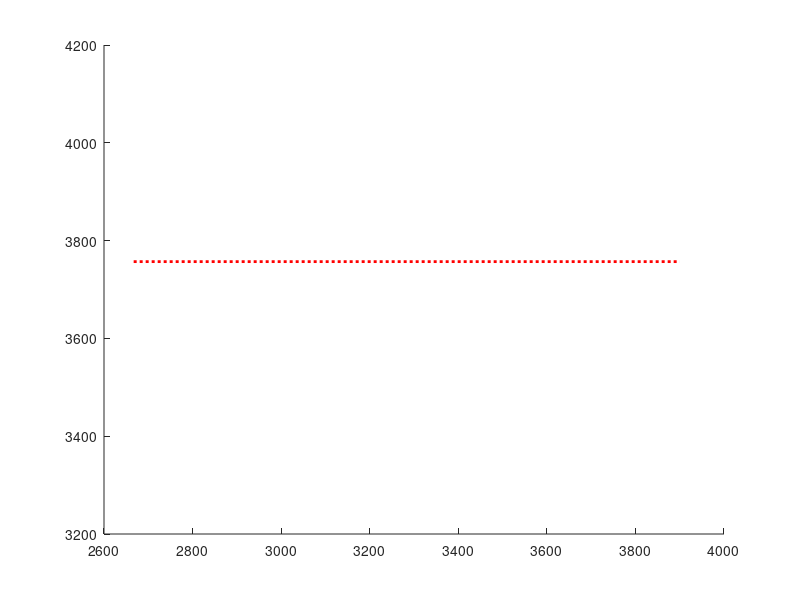

The MATLAB source for this figure: (Note: this script raises an error after producing the figure.)
% graphsdeep

disp('In graphsdeep')

%%

% %% Cumulate density profiles
% % Figures 1, 2, 3 also appear in MOFlow1 so density can be plotted before mineral recalculation that occurs in sortandinvert.m
% % figure(1);title(['Density with depth for model:  ', name]); hold on; plot(D(1:marker2),r(1:marker2)/1000,'y'); xlabel('density at P and solidus temperature [kg/m3]'); ylabel('radius, km');
% %figure(2);title(['Reference density with depth for model:  ', name]); hold on; plot(Do(1:marker),r(1:marker)/1000,'y'); xlabel('density at 1 atm and 1 deg C [kg/m3]'); ylabel('radius, km');
figure(3); %title(['Reference density with depth pre- and post-overturn for model:  ', name]); 
    hold on; 
%     plot(Dsol(1:marker2), r(1:marker2)/1000,'y',...
%         Dsolinv, rinv/1000, 'k'); 
    fig3plot = linspace(2667, 3900, 24);
    plot([2667, 3900], [3757 3757], 'r:', 'LineWidth', 2)
    %line([2667, 3900], 3757);
    plot(Dsol, r./1000, 'b--', 'LineWidth', 2)
    plot(Dsolinv, rinv./1000, 'k-.', 'LineWidth', 2); % 

    legend(...
        'Depth of Deep Dense Layer',...
        'Pre-overturn density',...
        'Post-overturn density', 'Location', 'Best')
    
    %line([2667 3900], [3757 3757]);
    
    xlabel('density (kg/m^3)'); 
    ylabel('radius (km)');    
    print -depsc 'plots/densityWithDepth.eps'
    
%     %%
% %     
% %  figure(4); title(['Phase densities for model:  ', name]); hold on; axis([2500 6500 CMB/1000 R/1000]); plot(perov, r/1000, magnesio, r/1000, bet, r/1000, gam, r/1000, maj, r/1000, stish, r/1000, cpyrox, r/1000, opyrox, r/1000, gar, r/1000, spi, r/1000, plag, r/1000, oliv, r/1000, iliq, r/1000); 
% %      legend('perovskite', 'magnesiowustite', 'beta', 'gamma', 'majorite', 'stishovite', 'cpx', 'opx', 'garnet', 'spinel', 'plagioclase', 'olivine', 'int liq', 0); xlabel('Density [kg/m3]'); ylabel('radius, km'); zoom on;
% % % figure(5); title(['Phase densities for model:  ', name]); axis ij; hold on; plot(perov, P, magnesio, P, bet, P, gam, P, maj, P, stish, P, cpyrox, P, opyrox, P, gar, P, spi, P, plag, P, oliv, P, iliq, P); 
% % %     legend('perovskite', 'magnesiowustite', 'beta', 'gamma', 'majorite', 'stishovite', 'cpx', 'opx', 'garnet', 'spinel', 'plagioclase', 'olivine', 'int liq', 0); xlabel('Density [kg/m3]'); ylabel('Pressure [GPa]'); zoom on; %axis([2000 4500 5400 6400]);
% % %figure(5); title(['Solidus density with depth for overturned model']);  hold on;
% % %    plot(Dsolinv,rinv/1000, 'r',Dinv,rinv/1000, 'y', Doinv,rinv/1000, 'k'); xlabel('density [kg/m3]'); ylabel('radius, km'); legend('Density at 1 atm, solidus','Density at P, solidus','Density at 1 atm, 1 deg',0);
%  
% 
% % %% Temperatures and pressures
% % % figure(6); title(['temperature evolutions [C] for: ', name]); hold on; plot(time/3.1536e13, Tsurf, 'r-', time/3.1536e13, Tsolid, 'b-'); legend('surface temp','interior temp',0); xlabel('time [Ma]')
% % %%    figure(7); title(['temperature evolutions [C] for: ', name]); hold on; plot(Tsurffig, R/1000, 'ro', Tsolidfig, rfig/1000, 'bx', Tsolid(1) - adiabslope*(rfig - (R-RM)), rfig/1000, 'k-'); legend('surface temp','temp at top of solid','adiabat',0); ylabel('radius [km]')
% %  figure(8); title(['Temperature with depth for overturned model']);  hold on;
% %      plot(Tinv,rinv/1000, 'r', CorrectedTinv,rinv/1000, 'g', Tsolid, r/1000, 'k:'); xlabel('temperature [C]'); ylabel('radius, km'); legend('Inverted temperature','Adiabatically corrected','solidus',0);
% % %    print -depsc 'plots/temperatureWithDepth.eps'
% % %   plot(Tinv,rinv/1000, 'r', CorrectedTinv,rinv/1000, 'g', solidus, rinv/1000, 'k:'); xlabel('temperature [C]'); ylabel('radius, km'); legend('Inverted temperature','Adiabatically corrected','solidus',0);
% % figure(9); title(['Pressure vs r for model:  ', name]); hold on; plot(P,r/1000, 'r'); xlabel('Pressure [GPa]'); ylabel('radius, km');
% % %%    figure(9); title(['temperature evolutions [C] for: ', name]); hold on; plot(Tsurf, Patm*10^-5, 'r-'); legend('surface temp',0); xlabel('Surface T [C]'); ylabel('Patm [bar]')
% % %%    figure(10); title(['temperature evolutions [C] for: ', name]); hold on; plot(Tsurf, log10(HPatm*10^-5), 'r-'); legend('surface temp',0); xlabel('Surface T [C]'); ylabel('log10(HPatm) [bar]')
% 
% % Flux, emissivity, solidification rate, viscous boundary layer
% %figure(10); title(['log(10)planetary heat flux [W/m^2] for: ', name]); hold on; plot(time/3.1536e13, log10(flux), 'g-'); xlabel('time [Ma]'); %axis([0 1.2 0.5 4])
% %figure(11); title(['log(10)emissivity for: ', name]); hold on; plot(time/3.1536e13, log10(emiss), 'm-'); xlabel('time [Ma]')
% %figure(12); title(['Convective velocity [m/year] for: ', name]); hold on; plot(time/3.1536e13, veloc*3.1536e7, 'r-'); xlabel('time [Ma]')
% %figure(12); title(['Atmospheric water partial pressure vs tau*: ', name]); hold on; plot(HPatm, taustarw, 'k-'); xlabel('Pressure [Pa]'); ylabel('Tau star')
% %figure(13); title(['Viscous boundary layer [m] for: ', name]); hold on; plot(time/3.1536e13, delt, 'r-'); xlabel('time [Ma]')
% %figure(13); title(['Flux [W/m^2] vs surface temperature: ', name]); hold on; plot(Tsurf, log10(flux), 'k-'); xlabel('T [C]'); ylabel('Log(10)Flux [W/m^2]')
% % figure(14); title(['Solidification rate by normalized volume: ', name]); hold on; plot(time/3.1536e13, vol/1000, 'k-'); xlabel('time [Ma]')
% 
% %% Atmospheres
% % figure(15); title(['log(10)mass added to atmosphere [kg] for: ', name]); hold on; plot(time/3.1536e13, log10(Catmadd), 'ro', time/3.1536e13, log10(Hatmadd), 'bx'); legend('carbon dioxide','water',0); xlabel('time [Ma]')
% % figure(16); title(['Atmospheric pressure and partial pressures [bar] for: ', name]); hold on; plot(time/3.1536e13, Patm*10^-5, 'k-', time/3.1536e13, CPatm*10^-5, 'r-', time/3.1536e13, HPatm*10^-5, 'b-'); legend('total', 'carbon species', 'water',0); xlabel('time [Ma]')
% % figure(17); title(['Atmospheric pressure [bar] for: ', name]); hold on; plot(Tsurf, CPatm*10^-5, 'r-', Tsurf, HPatm*10^-5, 'b-'); legend('carbon dioxide','water',0); xlabel('surface temp [C]'); %axis([0 1.2 0 3e21])
% % figure(18); title(['fractions of total volatiles into atmosphere for model: ', name]); hold on; plot(time/3.1536e13, Cfractionout, 'r-', time/3.1536e13, Hfractionout, 'b-'); legend('carbon degassing','water degassing'); xlabel('time [Ma]')
% 
% %% Magma ocean liquids
% %figure(19); title(['Liquid water content [mass percent] for: ', name]); hold on; plot(time/3.1536e13, H2Osaturation, 'r-', time/3.1536e13, liquid(:,10), 'b-'); legend('saturation','magma content',0); xlabel('time [Ma]')
% %%    figure(20); title(['Liquid water content [mass percent] for: ', name]); hold on; plot(Tsurf, liquid(:,10)); xlabel('surface temperature')
% %figure(20); title(['Liquid carbon content [mass percent] for: ', name]); hold on; plot(time/3.1536e13, CO2saturation, 'r-', time/3.1536e13, liquid(:,11), 'b-'); legend('saturation','magma content',0); xlabel('time [Ma]'); %axis([0 0.9 0 3])
% %figure(21); title(['Volatile contents in evolving liquid']); hold on; plot(liquid(:,10),r/1000, 'g', liquid(:,11),r/1000,'r'); xlabel('water and carbon content in evolving liquid wt%]'); ylabel('radius, km'); legend('water','carbon',0);
% 
% %figure(22); title(['Oxide percentage of evolving liquid:  ', name]); hold on; plot(liquid(:,1), r/1000, liquid(:,2), r/1000, liquid(:,3), r/1000, liquid(:,4), r/1000, liquid(:,5), r/1000); xlabel('wt% of oxide'); ylabel('radius, km'); legend('SiO2','Al2O3', 'Feo','MgO', 'CaO', 0);
% % 
% % figure(22); title(['Oxide percentage of evolving liquid:  ', name]); 
% % hold on; plot(liquid(:,1), [1:j]/1000, liquid(:,2), [1:j]/1000, liquid(:,3), [1:j]/1000, liquid(:,4), [1:j]/1000, liquid(:,5), [1:j]/1000); xlabel('Wt% of oxide'); ylabel('Fraction solidified by volume'); legend('SiO2','Al2O3', 'Feo','MgO', 'CaO', 0);
% % 
% % %%
% % figure(23); title('Ppm by weight of trace elements in evolving liquids'); hold on;
% %     plot(liquid(:,6)*10^4, r/1000, liquid(:,7)*10^4, r/1000, liquid(:,8)*10^4, r/1000, liquid(:,9)*10^4, r/1000); xlabel('ppm of trace element'); ylabel('radius, km'); legend('Sm','Nd','Th','U',0);
% 
% %% Major element compositions of cumulates
%     figure(24); title(['Oxide percentage with depth for pre-overturn model:  ', name]); hold on; plot(solid(:,1), r/1000, solid(:,2), r/1000, solid(:,3), r/1000, solid(:,4), r/1000, solid(:,5), r/1000); xlabel('wt% of oxide'); ylabel('radius, km'); legend('SiO2','Al2O3', 'Feo','MgO', 'CaO', 0);
% figure(25); title(['Oxide percentage with depth for overturned model:  ', name]); hold on;
%   plot(solidinv(:,1), rinv/1000, solidinv(:,2), rinv/1000, solidinv(:,3), rinv/1000, solidinv(:,4), rinv/1000, solidinv(:,5), rinv/1000); xlabel('wt% of oxide'); ylabel('radius, km'); legend('SiO2','Al2O3','FeO','MgO','CaO',0);
% %%    figure(26); title(['Mg# of phases for pre-overturn model:  ', name]); hold on; plot(MG(:,1),r/1000, MG(:,2),r/1000); xlabel('Mg#'); ylabel('radius, km');legend('Liquid','Bulk solid',0);
% % figure(27); title(['Mg# of overturned cumulates']); hold on; plot(MGinv(:,2),rinv/1000, 'g'); hold on; xlabel('Mg#'); ylabel('radius, km'); axis([0 1 1396 3396]);
% 
% %% Volatile content of cumulates
% %figure(28); title(['Mass of volatiles in cumulates: ', name]); hold on; plot(time/3.1536e13, solid(:,11), 'r-', time/3.1536e13, solid(:,10), 'b-', time/3.1536e13, solid(:,10)+ solid(:,11), 'k-'); legend('carbon dioxide','water','total',0); xlabel('time [Ma]')
% %figure(29); title(['Water content in cumulates for model: ', name]); hold on; plot(solidinv(:,10),rinv/1000, 'r', solid(:,10),rinv/1000, 'k'); xlabel('water content in cumulates wt%]'); ylabel('radius, km'); legend('after overturn','before overturn',0);
% %figure(30); title(['Carbon content in cumulates for model: ', name]); hold on; plot(solidinv(:,11),rinv/1000, 'r', solid(:,11),rinv/1000, 'k'); xlabel('carbon content in cumulates wt%]'); ylabel('radius, km'); legend('after overturn','before overturn',0);
% %figure(30); title(['Water content in cumulates for model: ', name]); hold on; plot(solidOHinv(:),rinv/1000, 'r', intliqOHinv(:),rinv/1000, 'b', solidOHinv(:)+intliqOHinv(:),rinv/1000, 'k'); xlabel('water content in cumulates wt%]'); ylabel('radius, km'); legend('in nominally anhydrous minerals','in interstitial liquids','total',0);
% 
% %%
% % Trace element content of cumulates
% % figure(31); title(['ppm elements in solids for model:  ', name]); hold on; 
% %    plot(solid(:,6)*10^4, r/1000, solid(:,7)*10^4, r/1000, solid(:,8)*10^4/0.0243, r/1000, solid(:,9)*10^4/0.1040, r/1000); xlabel('ppm'); ylabel('radius, km');legend('Sm','Nd','Lu','Hf',0);
% % figure(32); title(['Sm/Nd trace element ratios CI chondrite normalized for pre-overturn model:  ', name]); axis([1 8 5800 6400]);
% %      hold on; plot((solid(:,6)*10^4/0.1471)./(solid(:,7)*10^4/0.4524),r/1000,'r-'); %,(solid(:,8)*10^4/0.0243)./(solid(:,9)*10^4/0.1040), r/1000, 'k-'); 
% %      xlabel('chondrite-normalized ratios'); ylabel('radius, km');
% %      legend('Source (Sm/Nd)N','Source (Th/U)N');
% % figure(33); title(['Trace element ratios CI chondrite normalized for overturned model:  ', name]);
% %      hold on; plot((solidinv(:,6)*10^4/0.1471)./(solidinv(:,7)*10^4/0.4524),...
% %          (solidinv(:,8)*10^4/0.0243)./(solidinv(:,9)*10^4/0.1040), 'rs',...
% %          (liquid(:,6)*10^4/0.1471)./(liquid(:,7)*10^4/0.4524),...
% %          (liquid(:,8)*10^4/0.0243)./(liquid(:,9)*10^4/0.1040), 'go');
% %      xlabel('Source (Sm/Nd)N'); 
% %      ylabel('Source (Th/U)N'); 
%      %axis([0.8 1.5 0.5 3.0]);
% figure(34); title(['Trace element concentrations chondrite-normalized with depth for overturned model:  ', name]);
%      hold on; plot(solidinv(:,6)*10^4/0.1471, rinv/1000, solidinv(:,7)*10^4/0.4524,... 
%          rinv/1000, solidinv(:,8)*10^4/0.0243, rinv/1000, solidinv(:,9)*10^4/0.1040, rinv/1000); 
%      xlabel('fraction of chondritic'); 
%      ylabel('radius, km'); 
%      legend('Sm','Nd','Th','U',0); %axis([0 .5 2000 3400]);
% figure(35); title(['Sm/Nd reservoir ratio with depth for overturned model:  ', name]); hold on; plot(SmNdinv,rinv/1000); xlabel('147Sm/144Nd initial ratio of reservoir'); ylabel('radius [km]');
% % figure(36); title(['176Lu/177Hf for overturned model:  ', name]); hold on; plot(Lu6Hf7inv, rinv/1000); xlabel('176Lu/177Hf'); ylabel('radius, km');
% 
% %% Crust formation
% %figure(37); title(['Total melt ', num2str(totalmelt/(10^9)),' km^3, covers planet to ',num2str(depth),' km']);
% %    hold on; plot(meltpercenttop,rinv/1000, meltpercentbottom, rinv/1000); xlabel('percentage melt created by overturn'); ylabel('radius [km]'); axis([0 100 1396 3396]);
% 
% % FIGURE 38 resides in script "sortandinvert.m"
% 
% %% Cool to clement
% %figure(39); title(['model ', name,' for ', num2str(tfinal/(3.14*10^13)),' Ma']); plot(temp(:,1)-273, r2c, 'k-', halftemp(:)-273, r2c, 'm-', newtemp(:)-273, r2c,'g-'); legend('initial temperature profile','midway temperature profile', 'final temperature profile'); xlabel('temperature [C]'); ylabel('radius')
% %figure(39); title(['Temp profiles for ', name,' for ', num2str(tfinal/(3.14*10^13)),' Ma']); plot(temp(:,1)-273, r2c, 'k-', quartertemp-273, r2c, 'r-', halftemp-273, r2c, 'r-', threeqtemp-273, r2c, 'r-', tempfinal(:)-273, r2c,'g-'); legend('initial temperature profile', '1/4 time', '1/2 time', '3/4 time', 'final temperature profile',0); xlabel('temperature [C]'); ylabel('radius')
%     %axis([800 3000 1396 3396]);
% %figure(40); title(['Surface heat flux for ', name,' for ', num2str(tfinal/(3.14*10^13)),'Ma']); plot(time2c, surfaceflux, 'r-'); xlabel('time [Ma]'); ylabel('flux [J/m2sec]');
% %    figure(41); title(['Surface temp ', name,' for ', num2str(tfinal/(3.14*10^13)),'Ma']); plot(time2c, temp(992,:), 'g-', time2c, temp(991,:), 'r:'); legend('top b.c. temp','surface temp',0); xlabel('time [Ma]'); ylabel('temp [C]');
% 
% 
% % x1 = [0:.1:40];
% % y1 = 4.*cos(x1)./(x1+2);
% % x2 = [1:.2:20];
% % y2 = x2.^2./x2.^3;
% % hl1 = line(x1,y1,'Color','r');
% % ax1 = gca;
% % ax2 = axes('Position',get(ax1,'Position'),...
% %            'XAxisLocation','top',...
% %            'YAxisLocation','right',...
% %            'Color','none',...
% %            'XColor','k','YColor','k');
% % hl2 = line(x2,y2,'Color','k','Parent',ax2);
% % 
% % hold on;
% 
% figure(42);
% 
% hold on;
% 
% x1 = Dsolinv;
% y1 = rinv/1000;
% 
% x2 = solidinv(:,6)*10^4;
% y2 = rinv/1000;
% x3 = solidinv(:,7)*10^4;
% y3 = rinv/1000; 
% x4 = solidinv(:,8)*10^4; 
% y4 = rinv/1000; 
% x5 = solidinv(:,9)*10^4; 
% y5 = rinv/1000;
% 
% hl1 = line(x1, y1, 'Color', 'k', 'LineWidth', 1.4);
% xlabel('density (kg/m^3)');
% ylabel('radius (km)');
% ax1 = gca;
% 
% ax2 = axes('Position',get(ax1,'Position'),...
%            'XAxisLocation','top',...
%            'YAxisLocation','right',...
%            'Color','none',...
%            'XColor','k','YColor','k');
% hl2 = line(x2,y1,'Color','b','Parent',ax2);%, 'LineWidth', 1.2);
% hl3 = line(x3,y1,'Color','g','Parent',ax2);%, 'LineWidth', 1.2);
% hl4 = line(x4,y1,'Color','r','Parent',ax2);%, 'LineWidth', 1.2);
% hl5 = line(x5,y1,'Color','c','Parent',ax2);%, 'LineWidth', 1.2);
% 
% 
% legend('Sm','Nd','Th','U',0); %axis([0 .5 2000 3400]);
% 
% traceElement = strcat('plots/traceElement', DM_string, '.eps');
% print('-depsc', traceElement)
% 
% %title('Trace element concentrations ppm with depth for overturned model');
% hold off;
% 
% %%
% figure(43); 
% hold on;
% solidSm = (solid(:,6)*0.1499/150.36);
% solidNd = (solid(:,7)*0.238/144.24);
% liquidSm = (liquid(:,6)*0.1499/150.36);
% liquidNd = (liquid(:,7)*0.238/144.24);
% 
% title('147Sm/144Nd ratio in magma ocean cumulates and in coevolving liquids'); 
% plot(solidSm./solidNd, r/1000, 'g-',liquidSm./liquidNd, r/1000, 'r-');
%     xlabel('147Sm/144Nd molar');ylabel('radius [km] of cumulate solidification');
% %    legend('Solid cumulates','Coexisting magma ocean liquids',0); %axis([0 .5 2000 3400]);
% 
% hold off;
% 
% 
% %%
% figure(44);
% 
% solidinvSm = (solidinv(:,6)*0.1499/150.36);
% solidinvNd = (solidinv(:,7)*0.238/144.24);
% 
% title('147Sm/144Nd ratio in magma ocean cumulates after overturn'); 
% plot(solidinvSm./solidinvNd, r/1000, 'g-');
%     xlabel('147Sm/144Nd molar');ylabel('radius [km] of cumulate after overturn');
%     
% 
% figure(43); 
% hold on
% title('147Sm/144Nd ratio in magma ocean cumulates and in coevolving liquids'); 
% plot(solidSm./solidNd, r./1000, 'b-')%,'LineWidth')%, 4)
% plot(liquidSm./liquidNd, r./1000, 'r-')%,'LineWidth')%, 4);
%     xlabel('147Sm/144Nd molar ratio');
%     ylabel('radius [km] of cumulate solidification');
%     xlim([0 1.4])
%     ylim([3400 6500])
%     legend('Solid cumulates','Coexisting magma ocean liquids',0); %axis([0 .5 2000 3400]);
%     
% hold off
% 
%     
% %figure(200); title(['Magma ocean surface temperature for model:  ', name]); 
% %hold on; plot(Tsurf, [1:j]/1000); xlabel('Magma ocean surface temperature'); ylabel('Fraction solidified by volume');

    
    

